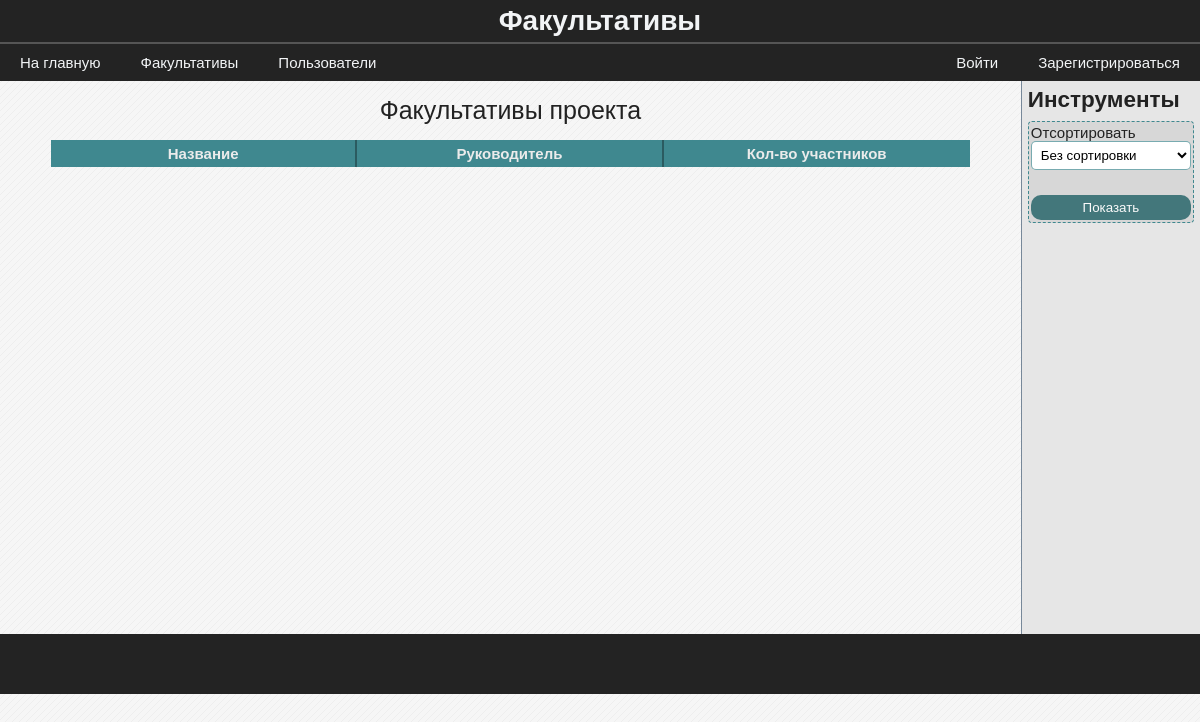
Before: /groups with the older database file.
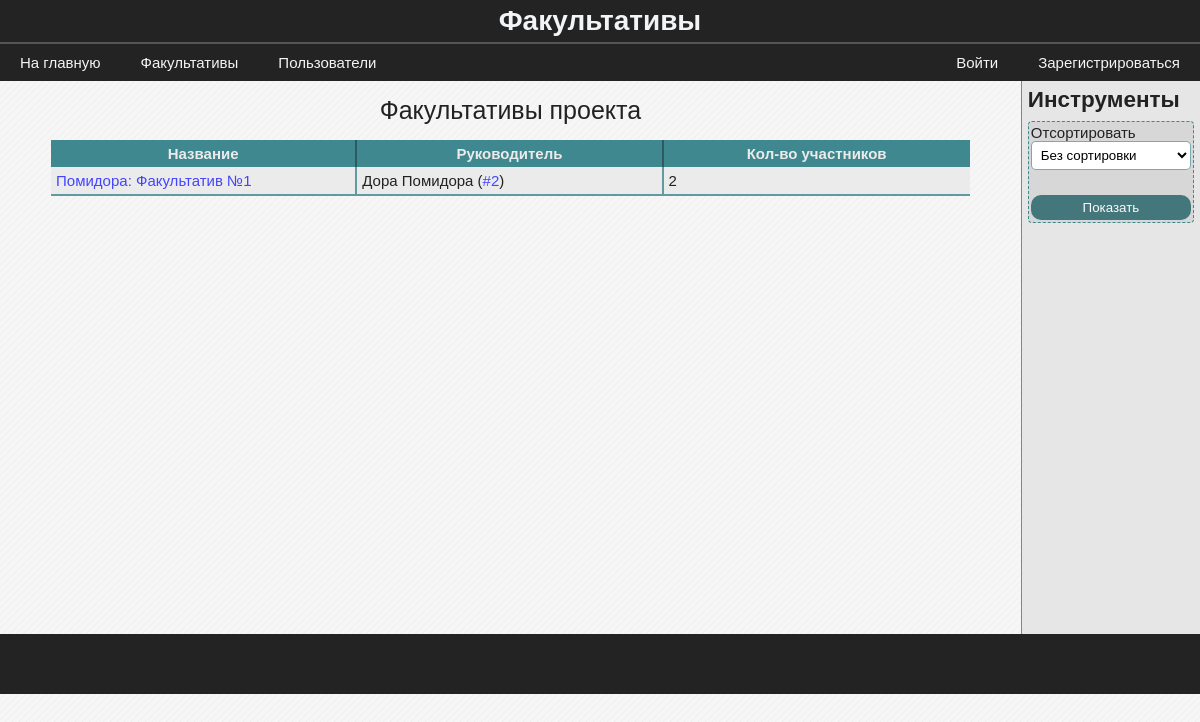
After: the same page with the newer database file.
### data/model_groups.py (models this page shows)
class Group(SqlAlchemyBase, SerializerMixin):
    __tablename__ = 'groups'
    id = sqlalchemy.Column(sqlalchemy.Integer,
                           primary_key=True,
                           autoincrement=True)
    name = sqlalchemy.Column(sqlalchemy.String)
    leader_id = sqlalchemy.Column(sqlalchemy.Integer,
                                  sqlalchemy.ForeignKey('users.id'))
    info = sqlalchemy.Column(sqlalchemy.String)
    users_num = sqlalchemy.Column(sqlalchemy.Integer, default=0)
    photo = sqlalchemy.orm.relation("File", uselist=False)
    tasks = sqlalchemy.orm.relation("Task", backref="group")
    @hybrid_property
    def leader(self):
        session = create_session()
        leader = session.query(User).get(self.leader_id)
        return leader

### data/model_users.py (models this page shows, shortened)
class User(SqlAlchemyBase, UserMixin, SerializerMixin):
    __tablename__ = 'users'
    id = sqlalchemy.Column(sqlalchemy.Integer,
                           primary_key=True, autoincrement=True)
    surname = sqlalchemy.Column(sqlalchemy.String)
    name = sqlalchemy.Column(sqlalchemy.String)
    age = sqlalchemy.Column(sqlalchemy.Integer)
    email = sqlalchemy.Column(sqlalchemy.String)
    type = sqlalchemy.Column(sqlalchemy.Integer)
    last_time_in = sqlalchemy.Column(sqlalchemy.String,
                                     default=time.ctime)
    hashed_password = sqlalchemy.Column(sqlalchemy.String)
    photo = sqlalchemy.orm.relation("File", uselist=False)
    groups = sqlalchemy.orm.relation("Group",
                                     secondary="users_to_groups",
                                     backref="users")

### blueprints/groups.py (the view)
@blueprint.route('/groups', methods=["GET", "POST"])
def groups():
    session = db_session.create_session()
    form = FormFilterGroups()
    if form.validate_on_submit():
        if form.filter_by.data == 2:
            groups = session.query(Group).all()
        else:
            groups = current_user.groups
        if form.sort_by.data == 2:
            groups.sort(key=lambda x: x.name)
        elif form.sort_by.data == 1:
            groups.sort(key=lambda x: -x.users_num)
        return render_template('groups.html', groups=groups, bool_userbox=True, form=form)
    else:
        groups = session.query(Group).all()
        return render_template('groups.html', groups=groups, bool_userbox=True, form=form)

### forms/form_filter_groups.py
class FormFilterGroups(FlaskForm):
    filter_by = SelectField('Отобразить', choices=[(2, 'Все'), (1, 'Мои факультативы')], coerce=int)
    sort_by = SelectField('Отсортировать', choices=[(3, 'Без сортировки'), (2, 'По алфавиту'), (1, 'По колличеству участников')], coerce=int)
    submit = SubmitField('Показать')

### data/db_session.py (called while the page is built)
def create_session() -> Session:
    global __factory
    return __factory()

### templates/groups.html (shortened to what this page needs)
{% extends "base.html" %}
{% block content %}
    <table class="average-table">
        <caption>Факультативы проекта</caption>
        <thead>
            <th>Название</th>
            <th>Руководитель</th>
            <th>Кол-во участников</th>
        </thead>
        <tbody>
            {% for group in groups %}
                <tr>
                    <td><a href="/group/{{ group.id }}">{{ group.name }}</a></td>
                    <td>{{ group.leader.name }} {{ group.leader.surname }} (<a href="/user/{{ group.leader_id }}">#{{ group.leader_id }}</a>)</td>
                    <td>{{ group.users_num }}</td>
                </tr>
            {% endfor %}
        </tbody>
    </table>
{% endblock %}
{% if bool_userbox %}
{% block userbox %}
    <h2>Инструменты</h2>
    {% from 'macros/render_field.html' import render_field %}
    <form method="POST" class="mini-form" novalidate>
        {{ render_field(form.sort_by, class="form-field") }}
        <section>
            {{ form.submit(class='blue-btn submit') }}
        </section>
    </form>
{% endblock %}
{% endif %}

### templates/base.html (shortened to what this page needs)
<!DOCTYPE html>
<html lang="en">
<head>
    <link rel="stylesheet" href="../static/css/stylesheet.css">
</head>
<body>
    <header class="page-header">
        <h1>Факультативы</h1>
        <div class="flexbox flex_r_nowr flex_jcspacebetween_aicenter">
            <div class="flexbox">
                <a href="/">На главную</a>
                <a href="/groups">Факультативы</a>
                <a href="/users">Пользователи</a>
            </div>
            <div class="flexbox">
                {% if current_user.is_authenticated %}
                    {% if current_user.type == 0 %}
                        <img src="../static/images/admin1.png" alt="" class="page-header-icon">
                    {% elif current_user.type == 1 %}
                        <img src="../static/images/moder1.png" alt="" class="page-header-icon">
                    {% elif current_user.type == 2 %}
                        <img src="../static/images/teacher3.png" alt="" class="page-header-icon">
                    {% elif current_user.type == 3 %}
                        <img src="../static/images/student1.png" alt="" class="page-header-icon">
                    {% endif %}
                    <a href="/user/{{ current_user.id }}">Личный кабинет</a>
                {% else %}
                    <a href="/login">Войти</a>
                    <a href="/registration">Зарегистрироваться</a>
                {% endif %}
            </div>
        </div>
    </header>
    <main class="{{ 'flexbox flex_r_nowr' if bool_userbox }}">
        <div class="{{ 'main-content-userbox' if bool_userbox }}">
            {% block content %}{% endblock %}
        </div>
        {% if bool_userbox %}
        <div class='userbox flexbox flex_c_nowr'>
            {% block userbox %}{% endblock %}
        </div>
        {% endif %}
    </main>
    <footer class="page-footer"></footer>
</body>
</html>

### templates/macros/render_field.html (shortened to what this page needs)
{% macro render_field(field) %}
    <section>
        {{ field.label() }}
        {{ field(**kwargs) }}
    </section>
{% endmacro %}

### static/css/stylesheet.css (style rules this page uses)
body { background-color: #f6f6f6; font-family: "Calibri", sans-serif; font-size: 15px; }
* { margin: 0; padding: 0; }
main { color: #222222; min-height: 553px; }
.main-content-userbox { width: 86%; }
a { text-decoration: none; }
.userbox { background-color: rgb(230, 230, 230); border-left: 1px solid lightslategrey; padding: 0.5%; width: 14%; }
.userbox h2 { margin-bottom: 8px; }
.userbox input { text-decoration: none; border: none; width: 100%; }
.page-header { background-color: #232323; }
.page-header a { color: #f2f4f6; padding: 10px 20px; text-decoration: none; }
.page-header h1 { padding: 5px 0; border-bottom: 2px solid #555; color: #f2f4f6; font-size: 28px; text-align: center; }
.page-footer { background-color: #232323; color: #f2f4f6; height: 40px; padding: 10px; text-align: center; }
.blue-btn { background-color: rgba(51, 109, 114, 1); color: white; }
.flexbox { display: flex; }
.flex_r_nowr { flex-flow: row nowrap; }
.flex_c_nowr { flex-flow: column nowrap; }
.flex_jcspacebetween_aicenter { justify-content: space-between; align-items: flex-end; }
.form-field { background-color: #fff; border-radius: 5px; border: 1px solid rgba(63, 136, 143, 0.7); box-sizing: border-box; outline: none; padding: 10px; width: 100%; }
.submit { background-color: rgba(51, 109, 114, 0.9); border-color: rgba(41, 87, 91, 0.9); border-radius: 10px; color: rgb(250, 250, 250); cursor: pointer; margin-top: 15px; padding: 10px; }
.mini-form { background-color: rgba(215, 215, 215); border: 1px dashed rgba(63, 136, 143); border-radius: 4px; padding: 2px; }
.mini-form .form-field { padding: 5px; margin-bottom: 10px; }
.mini-form .submit { padding: 5px; }
.average-table { border-spacing: 0; margin: auto; table-layout: fixed; width: 90%; }
.average-table a { color: #44f; }
.average-table caption { font-size: 25px; padding: 15px 0px; }
.average-table th { color:rgba(235, 235, 235); background-color: rgba(63, 136, 143, 1); border-right: 2px solid rgba(41, 87, 91, 0.9); padding: 5px 0px; margin-bottom: 5px; }
.average-table th:last-child { border-right: none; }
.average-table td { background-color: rgba(235, 235, 235); border-bottom: 2px solid rgba(63, 136, 143, 0.8); border-right: 2px solid rgba(63, 136, 143, 0.8); padding: 5px 5px; }
.average-table td:last-child { border-right: none; }

Changed rows visible on the page:
added Group: name "Помидора: Факультатив №1", leader.name "Дора", leader.surname "Помидора", leader_id "2", users_num "2"
